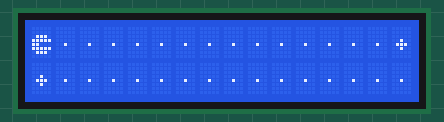
Simulated run of this sketch. Board: Arduino Uno, built with avr-gcc and run on an emulated ATmega328P. On the bench: 16×2 character LCD.

Above: at 0.12 s.
At 1.73 s:
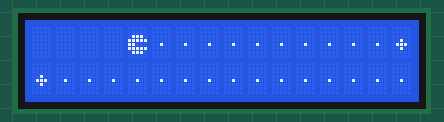
At 3.33 s:
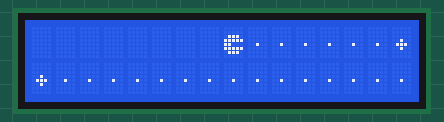
At 6.54 s:
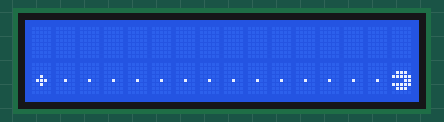
At 9.75 s:
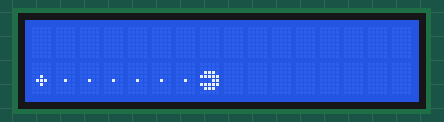
At 13.0 s:
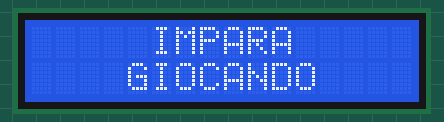

The sketch:

pacman_lcd1602.ino
```cpp
/*
 * Esempio di utilizzo del Character Generator su LCD1602
 * per creare un PAC-MAN che mangia dei pallini come se
 * fosse un display grafico, mediante la funzione createChar()
 *
 * Visualizza l'esperienza di laboratorio completa:
 * https://youtu.be/z1R0VC7QhMU
 *
 */

#include <LiquidCrystal.h>

LiquidCrystal lcd_gr(7, 6, 5, 4, 3, 2);

byte pacman_1_dx[8] = {
  B00000,
  B00000,
  B01110,
  B11111,
  B11000,
  B11111,
  B01110,
  B00000
};

byte pacman_2_dx[8] = {
  B00000,
  B00000,
  B01110,
  B11100,
  B11000,
  B11100,
  B01110,
  B00000
};

byte pacman_3_dx[8] = {
  B00000,
  B00000,
  B01100,
  B11000,
  B11000,
  B11000,
  B01100,
  B00000
};


byte pacman_1_sx[8] = {
  B00000,
  B00000,
  B01110,
  B11111,
  B00011,
  B11111,
  B01110,
  B00000
};

byte pacman_2_sx[8] = {
  B00000,
  B00000,
  B01110,
  B00111,
  B00011,
  B00111,
  B01110,
  B00000
};

byte pacman_3_sx[8] = {
  B00000,
  B00000,
  B00110,
  B00011,
  B00011,
  B00011,
  B00110,
  B00000
};

byte pallino_grande[8] = {
  B00000,
  B00000,
  B00000,
  B00100,
  B01110,
  B00100,
  B00000,
  B00000
};

byte pallino_piccolo[8] = {
  B00000,
  B00000,
  B00000,
  B00000,
  B00100,
  B00000,
  B00000,
  B00000
};

int riga_pacman;
int colonna_pacman;
int frame_pacman;

void setup() {
  Serial.begin(9600);


  lcd_gr.createChar(0, pacman_1_dx);
  lcd_gr.createChar(1, pacman_2_dx);
  lcd_gr.createChar(2, pacman_3_dx);

  lcd_gr.createChar(3, pacman_1_sx);
  lcd_gr.createChar(4, pacman_2_sx);
  lcd_gr.createChar(5, pacman_3_sx);

  lcd_gr.createChar(6, pallino_piccolo);
  lcd_gr.createChar(7, pallino_grande);

  lcd_gr.begin(16, 2);
  lcd_gr.write(byte(6));
  lcd_gr.write(byte(6));
  lcd_gr.write(byte(6));
  lcd_gr.write(byte(6));
  lcd_gr.write(byte(6));
  lcd_gr.write(byte(6));
  lcd_gr.write(byte(6));
  lcd_gr.write(byte(6));
  lcd_gr.write(byte(6));
  lcd_gr.write(byte(6));
  lcd_gr.write(byte(6));
  lcd_gr.write(byte(6));
  lcd_gr.write(byte(6));
  lcd_gr.write(byte(6));
  lcd_gr.write(byte(6));
  lcd_gr.write(byte(7));

  lcd_gr.setCursor(0,1);
  lcd_gr.write(byte(7));
  lcd_gr.write(byte(6));
  lcd_gr.write(byte(6));
  lcd_gr.write(byte(6));
  lcd_gr.write(byte(6));
  lcd_gr.write(byte(6));
  lcd_gr.write(byte(6));
  lcd_gr.write(byte(6));
  lcd_gr.write(byte(6));
  lcd_gr.write(byte(6));
  lcd_gr.write(byte(6));
  lcd_gr.write(byte(6));
  lcd_gr.write(byte(6));
  lcd_gr.write(byte(6));
  lcd_gr.write(byte(6));
  lcd_gr.write(byte(6));

  riga_pacman = 0;
  colonna_pacman = 0;
  frame_pacman = 0;

}

void loop() {

  /* disegna il pacman */
  if (riga_pacman == 0) {
    /* disegna il pacman che va a destra */

    lcd_gr.setCursor(colonna_pacman, riga_pacman);
    switch( frame_pacman ) {
      case 0 :
        lcd_gr.write(byte(0));
        break;
      case 1 :
        lcd_gr.write(byte(1));
        break;
      case 2 :
        lcd_gr.write(byte(2));
        break;
      case 3 :
        lcd_gr.write(byte(1));
        break;
    }
    delay(100);
    frame_pacman ++;
    if (frame_pacman > 3) {
      frame_pacman = 0;
      lcd_gr.setCursor(colonna_pacman, riga_pacman);
      lcd_gr.write(' ');
      colonna_pacman ++;

      if (colonna_pacman >= 16) {
        colonna_pacman = 15;
        riga_pacman = 1;
      }
    }
  }


  if (riga_pacman == 1) {
    /* disegna il pacman che va a sinistra */

    lcd_gr.setCursor(colonna_pacman, riga_pacman);
    switch( frame_pacman ) {
      case 0 :
        lcd_gr.write(byte(3));
        break;
      case 1 :
        lcd_gr.write(byte(4));
        break;
      case 2 :
        lcd_gr.write(byte(5));
        break;
      case 3 :
        lcd_gr.write(byte(4));
        break;
    }
    delay(100);
    frame_pacman ++;
    if (frame_pacman > 3) {
      frame_pacman = 0;

      lcd_gr.setCursor(colonna_pacman, riga_pacman);
      lcd_gr.write(' ');
      colonna_pacman --;

      if (colonna_pacman < 0) {
        colonna_pacman = 0;
        riga_pacman = 2;
      }
    }
  }

  if (riga_pacman == 2) {
      lcd_gr.clear();
      riga_pacman = 3;
  }

  if (riga_pacman == 3) {

      lcd_gr.setCursor(0, 0);
      lcd_gr.print("     IMPARA     ");
      lcd_gr.setCursor(0, 1);
      lcd_gr.print("    GIOCANDO    ");
  }
}
```
